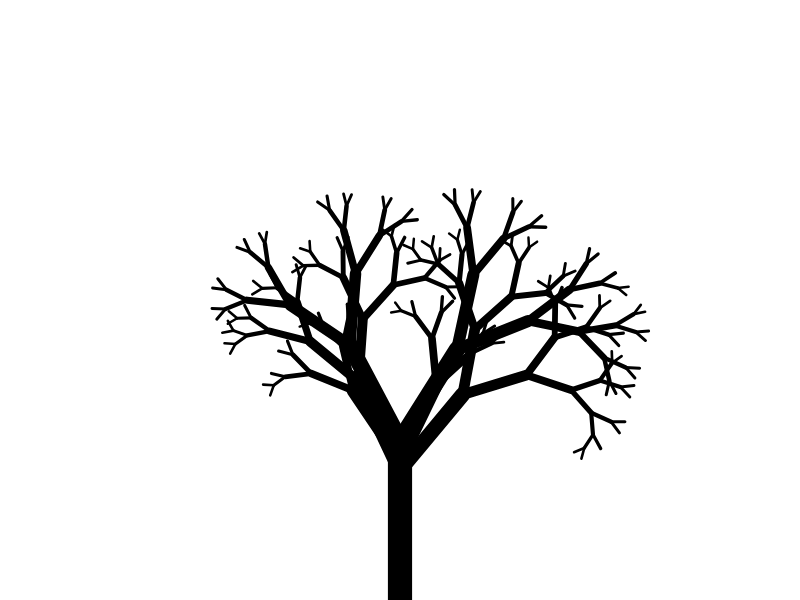
Frame 1 (no input)
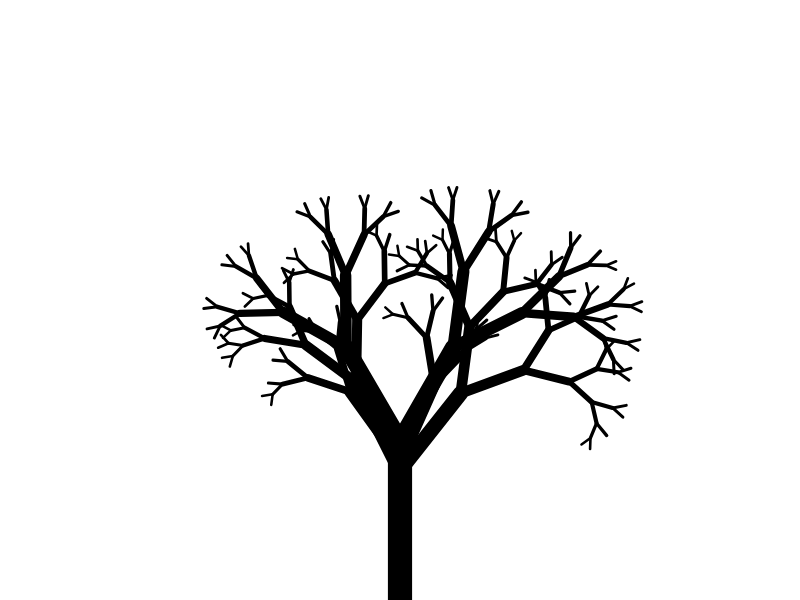
Frame 60 (no input)
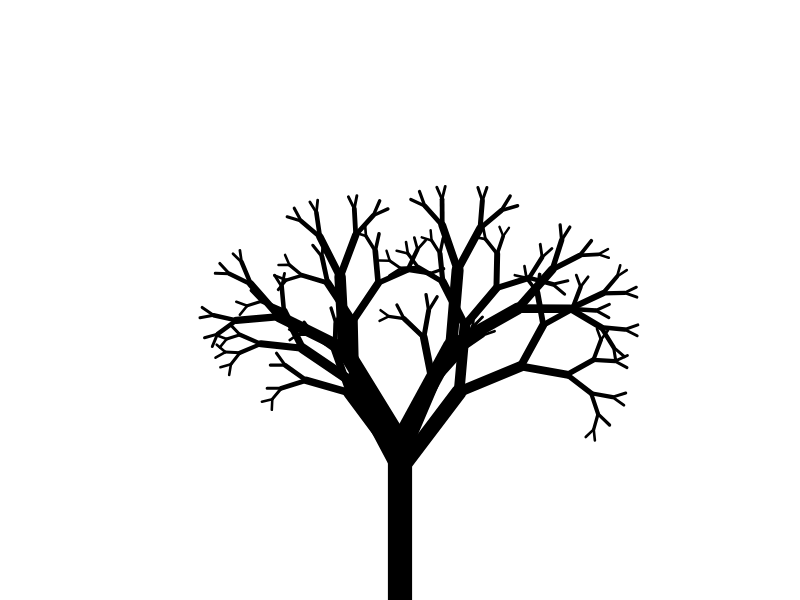
Frame 120 (the mouse pressed at the canvas centre since frame 60)

The p5.js sketch that drew these frames (run headless with seeded random() and noise() and a simulated clock; from frame 60 on, the mouse is pressed at the canvas centre):

// p5.js sketch
// ── sketch.js
let angle;
let diff;
function setup() {
  createCanvas(800, 600);
  background(255);

  angle = PI / 6;
  diff = random(0,5);
}

function draw() {
  background(255);


  push();
  translate(width / 2, height);
  branch(160, diff, 0.005);
  pop();

  push();
  translate(width / 2, height);
  branch(140, diff+2, 0.004);
  pop();

  push();
  translate(width / 2, height);
  branch(130, diff+6, 0.003);
  pop();

  //noLoop();
}


function branch(len, diff, windFreq) {
  let sw = map(len, 0, 200, 1, 30);
  strokeWeight(sw);
  stroke(0);
  line(0, 0, 0, -len);
  translate(0, -len);

  angle1 = map(noise(diff), 0, 1, radians(0), radians(60));
  angle2 = map(noise(diff+1), 0, 1, radians(0), radians(60));
  let noiseLength = map(noise(diff), 0, 1, 0.5, 1.5);
  len = len * 2 / 3 * noiseLength; //***

  let noiseWind = map(noise(frameCount * windFreq), 0, 1, -0.1, 0.1);

  if (len > 10) {
    push();
    rotate(angle1 + noiseWind); //***
    branch(len, diff + 0.3, windFreq * 1.1);
    pop();

    push();
    rotate(-angle2 + noiseWind); //***
    branch(len, diff + 1, windFreq * 1.2);
    pop();
  }
}
